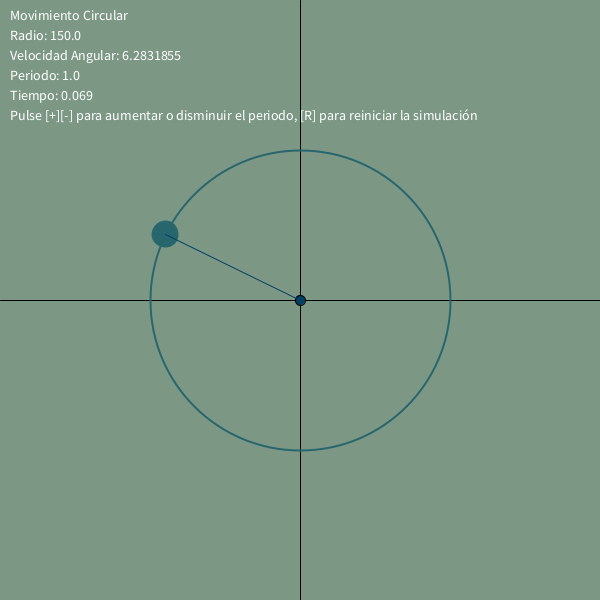
Frame 1 (no input)
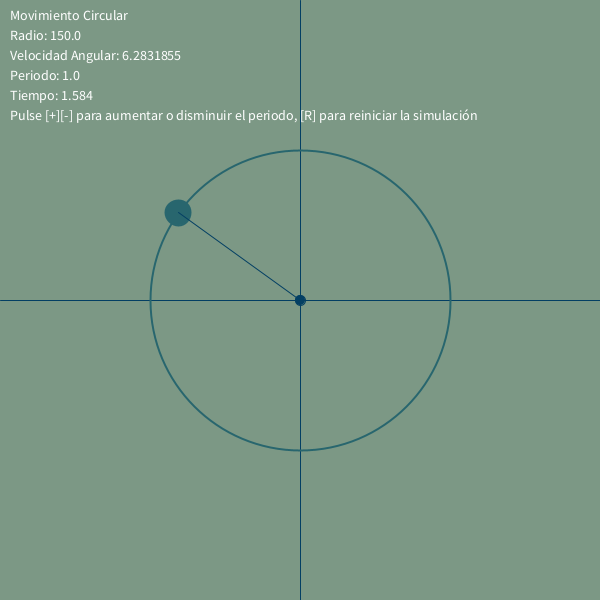
Frame 60 (the mouse pressed at the canvas centre just before this capture)
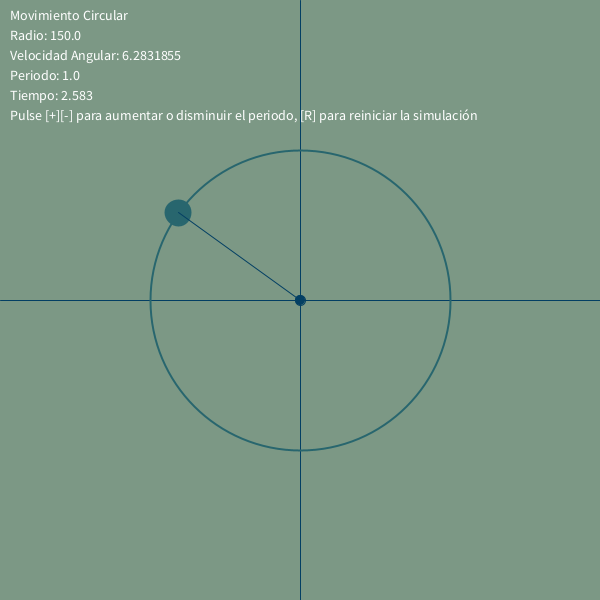
Frame 120 (the mouse held since frame 60 and released just before this capture)

The Processing sketch that drew these frames (run headless with seeded random() and noise(); from frame 60 on, the mouse is pressed at the canvas centre):

// Processing sketch: MovimientoCircular
// ── MovimientoCircular.pde
/**
 * @name Movimiento Circular
 * @description Simulación de un movimiento circular uniforme
 * @author Jordi Beltran
 */

// Declaración de variables
float tiempo, T, w, radio;
PVector c, p;

void setup(){

  size(600,600);
  
  // Radio del círculo
  radio = 150;
  
  // Posición inicial de la partícula
  c = new PVector(width/2, height/2);
  p = new PVector(c.x + radio, c.y);
  
  // Cálculo de la velocidad angular
  T = 1; // Periodo
  w = TWO_PI / T; // Velocidad angular

  tiempo = millis() / 1000.0; // Tiempo en segundos
}

void draw(){
  background(#7C9885);
  drawText();
  
  if(keyPressed){
    if(key == '+'){
      T += 1;
      w = TWO_PI / T;
    }
    if(key == '-'){
      T -= 1;
      w = TWO_PI / T;
    }
    if(key == 'r' || key == 'R'){
      resetSimulation();
    }
  }

  // Lineas que dividen el canvas
  line(0,width/2,height,width/2);
  line(height/2,0,height/2,width);
  
  // Centro del circulo
  fill(#033F63);
  ellipse(c.x,c.y,10,10);

  // Dibujar trayectoria circular
  stroke(#28666E); // Color de la trayectoria
  strokeWeight(2); // Grosor del borde
  noFill();
  ellipse(width/2, height/2, 2*radio, 2*radio);
  
  // Calcular las coordenadas x y y de la partícula utilizando funciones trigonométricas
  tiempo = millis() / 1000.0; // Tiempo en segundos
  p.x = width/2 + radio * cos(w * tiempo); // Coordenada x
  p.y = height/2 + radio * sin(w * tiempo); // Coordenada y
  
  // Dibujar la partícula
  fill(#28666E); // Color azul
  ellipse(p.x, p.y, 25, 25); // Dibujar partícula

  // Dibujar la línea que conecta el centro del círculo con la partícula
  stroke(#033F63); // Color
  strokeWeight(1);
  line(c.x, c.y, p.x, p.y); // Dibujar línea
}

void drawText(){
  fill(255);
  textSize(14);
  text("Movimiento Circular", 10, 20);
  text("Radio: " + radio, 10, 40);
  text("Velocidad Angular: " + w, 10, 60);
  text("Periodo: " + T, 10, 80);
  text("Tiempo: " + tiempo, 10, 100);
  text("Pulse [+][-] para aumentar o disminuir el periodo, [R] para reiniciar la simulación", 10, 120);
}

void resetSimulation(){
  T = 1;
  w = TWO_PI / T;
}
